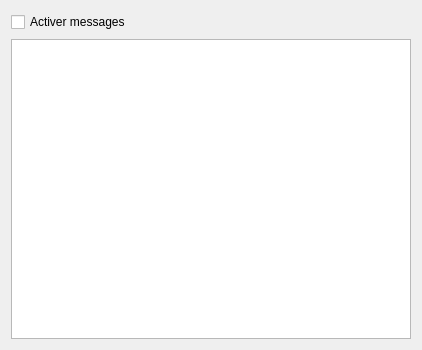
<?xml version="1.0" encoding="UTF-8"?>
<ui version="4.0">
 <class>ihm_print_view</class>
 <widget class="QDialog" name="ihm_print_view">
  <property name="windowModality">
   <enum>Qt::NonModal</enum>
  </property>
  <property name="enabled">
   <bool>true</bool>
  </property>
  <property name="geometry">
   <rect>
    <x>0</x>
    <y>0</y>
    <width>422</width>
    <height>350</height>
   </rect>
  </property>
  <property name="sizePolicy">
   <sizepolicy hsizetype="Preferred" vsizetype="Preferred">
    <horstretch>0</horstretch>
    <verstretch>0</verstretch>
   </sizepolicy>
  </property>
  <property name="windowTitle">
   <string>Dialog</string>
  </property>
  <layout class="QGridLayout" name="gridLayout">
   <item row="0" column="0">
    <widget class="QCheckBox" name="activer_trace">
     <property name="sizePolicy">
      <sizepolicy hsizetype="Preferred" vsizetype="Preferred">
       <horstretch>0</horstretch>
       <verstretch>0</verstretch>
      </sizepolicy>
     </property>
     <property name="text">
      <string>Activer messages</string>
     </property>
    </widget>
   </item>
   <item row="0" column="1">
    <spacer name="horizontalSpacer">
     <property name="orientation">
      <enum>Qt::Horizontal</enum>
     </property>
     <property name="sizeHint" stdset="0">
      <size>
       <width>179</width>
       <height>20</height>
      </size>
     </property>
    </spacer>
   </item>
   <item row="0" column="2">
    <widget class="QPushButton" name="pb_enregistrer_trace">
     <property name="enabled">
      <bool>true</bool>
     </property>
     <property name="toolTip">
      <string>Enregistrer la trace dans un fichier</string>
     </property>
     <property name="text">
      <string/>
     </property>
     <property name="icon">
      <iconset resource="../../icons.qrc">
       <normaloff>:/icons/save.png</normaloff>:/icons/save.png</iconset>
     </property>
     <property name="iconSize">
      <size>
       <width>20</width>
       <height>20</height>
      </size>
     </property>
     <property name="autoDefault">
      <bool>false</bool>
     </property>
     <property name="flat">
      <bool>true</bool>
     </property>
    </widget>
   </item>
   <item row="0" column="3">
    <widget class="QPushButton" name="pb_parametrer_modules">
     <property name="toolTip">
      <string>&lt;html&gt;&lt;head/&gt;&lt;body&gt;&lt;p&gt;Régler le niveau d'affichage des modules&lt;/p&gt;&lt;/body&gt;&lt;/html&gt;</string>
     </property>
     <property name="text">
      <string/>
     </property>
     <property name="icon">
      <iconset resource="../../icons.qrc">
       <normaloff>:/icons/properties.png</normaloff>:/icons/properties.png</iconset>
     </property>
     <property name="iconSize">
      <size>
       <width>20</width>
       <height>20</height>
      </size>
     </property>
     <property name="autoDefault">
      <bool>false</bool>
     </property>
     <property name="flat">
      <bool>true</bool>
     </property>
    </widget>
   </item>
   <item row="0" column="4">
    <widget class="QPushButton" name="pb_effacer_liste">
     <property name="toolTip">
      <string>Effacer les messages</string>
     </property>
     <property name="text">
      <string/>
     </property>
     <property name="icon">
      <iconset resource="../../icons.qrc">
       <normaloff>:/icons/stop.png</normaloff>:/icons/stop.png</iconset>
     </property>
     <property name="iconSize">
      <size>
       <width>20</width>
       <height>20</height>
      </size>
     </property>
     <property name="autoDefault">
      <bool>false</bool>
     </property>
     <property name="flat">
      <bool>true</bool>
     </property>
    </widget>
   </item>
   <item row="1" column="0" colspan="5">
    <widget class="QTextEdit" name="liste_trace">
     <property name="font">
      <font>
       <kerning>true</kerning>
      </font>
     </property>
     <property name="inputMethodHints">
      <set>Qt::ImhNone</set>
     </property>
     <property name="tabChangesFocus">
      <bool>true</bool>
     </property>
     <property name="undoRedoEnabled">
      <bool>false</bool>
     </property>
     <property name="lineWrapMode">
      <enum>QTextEdit::WidgetWidth</enum>
     </property>
     <property name="readOnly">
      <bool>true</bool>
     </property>
     <property name="html">
      <string>&lt;!DOCTYPE HTML PUBLIC &quot;-//W3C//DTD HTML 4.0//EN&quot; &quot;http://www.w3.org/TR/REC-html40/strict.dtd&quot;&gt;
&lt;html&gt;&lt;head&gt;&lt;meta name=&quot;qrichtext&quot; content=&quot;1&quot; /&gt;&lt;style type=&quot;text/css&quot;&gt;
p, li { white-space: pre-wrap; }
&lt;/style&gt;&lt;/head&gt;&lt;body style=&quot; font-family:'MS Shell Dlg 2'; font-size:8.25pt; font-weight:400; font-style:normal;&quot;&gt;
&lt;p style=&quot;-qt-paragraph-type:empty; margin-top:0px; margin-bottom:0px; margin-left:0px; margin-right:0px; -qt-block-indent:0; text-indent:0px; font-size:8pt;&quot;&gt;&lt;br /&gt;&lt;/p&gt;&lt;/body&gt;&lt;/html&gt;</string>
     </property>
     <property name="textInteractionFlags">
      <set>Qt::NoTextInteraction</set>
     </property>
    </widget>
   </item>
  </layout>
 </widget>
 <resources>
  <include location="../../icons.qrc"/>
 </resources>
 <connections/>
</ui>
